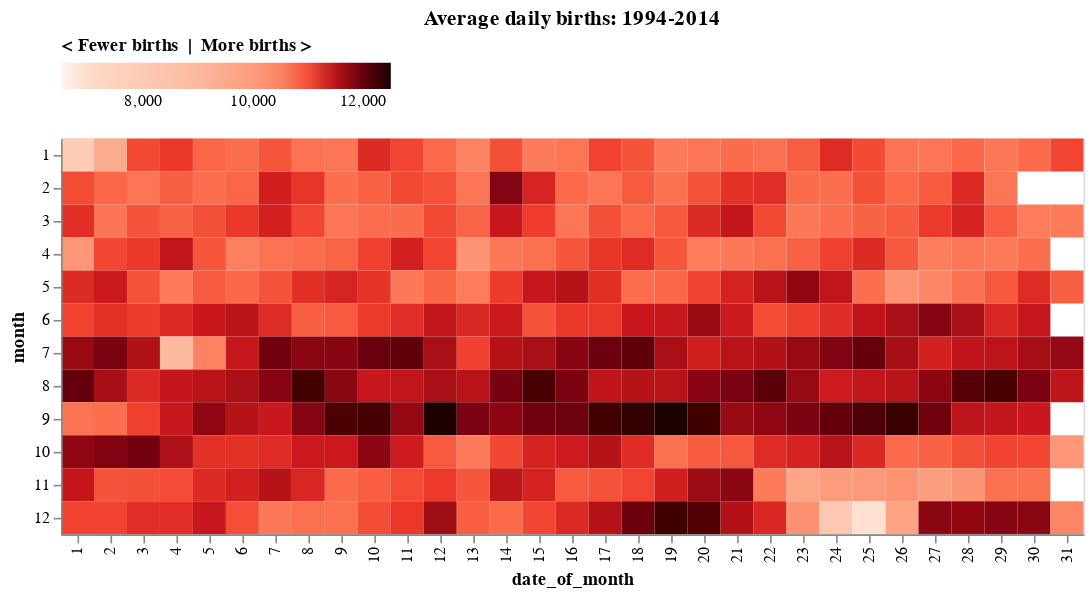

Notebook code for this chart:
### Markdown cell above
### Simple heatmap

### Code cell
# Define your class breaks from Jenks natural breaks
class_breaks = [
    6596.0,
    6596.0,
    8915.0,
    10286.0,
    10837.0,
    11097.0,
    11353.0,
    11653.0,
    11984.0,
    12468.0,
]

# Define corresponding colors for the classes
# color_scheme = ["#eff3ff", "#bdd7e7", "#6baed6", "#2171b5", "#084594"]
color_scheme = [
    "#fff5f0",
    "#fee0d2",
    "#fcbba1",
    "#fc9272",
    "#fb6a4a",
    "#ef3b2c",
    "#cb181d",
    "#a50f15",
    "#67000d",
]

# Create the heatmap
chart = (
    alt.Chart(birthdays, title="Average daily births: 1994-2014")
    .mark_rect()
    .encode(
        x="date_of_month:O",
        y="month:O",
        color=alt.Color(
            "birthsmean:Q",
            scale=alt.Scale(
                domain=class_breaks, range=color_scheme, type="linear", nice=True
            ),
            title="< Fewer births  |  More births >",
        ),
        tooltip=[
            alt.Tooltip("display:O", title="Birthday"),
            alt.Tooltip("birthsmean:Q", title="Average births"),
            alt.Tooltip("max_rank", title="Rank"),
        ],
    )
    .configure_legend(orient="top")
)

# Display the chart
chart.display()

### Figure 1 — Vega-Lite specification as saved in the notebook (floating-point values rounded to 4 significant figures; data arrays with more than 128 entries replaced by an {"elided": "..."} marker saying what was removed)
{"config": {"view": {"continuousWidth": 300, "continuousHeight": 300}, "legend": {"orient": "top"}}, "data": {"name": "data-762c706f8cdc47d3a84acffa76acbd50"}, "mark": {"type": "rect"}, "encoding": {"color": {"field": "birthsmean", "scale": {"domain": [6596.0, 6596.0, 8915.0, 10290.0, 10840.0, 11100.0, 11350.0, 11650.0, 11980.0, 12470.0], "nice": true, "range": ["#fff5f0", "#fee0d2", "#fcbba1", "#fc9272", "#fb6a4a", "#ef3b2c", "#cb181d", "#a50f15", "#67000d"], "type": "linear"}, "title": "< Fewer births  |  More births >", "type": "quantitative"}, "tooltip": [{"field": "display", "title": "Birthday", "type": "ordinal"}, {"field": "birthsmean", "title": "Average births", "type": "quantitative"}, {"field": "max_rank", "title": "Rank", "type": "quantitative"}], "x": {"field": "date_of_month", "type": "ordinal"}, "y": {"field": "month", "type": "ordinal"}}, "title": "Average daily births: 1994-2014", "$schema": "https://vega.github.io/schema/vega-lite/v5.17.0.json", "datasets": {"data-762c706f8cdc47d3a84acffa76acbd50": {"elided": "366 records"}}}
